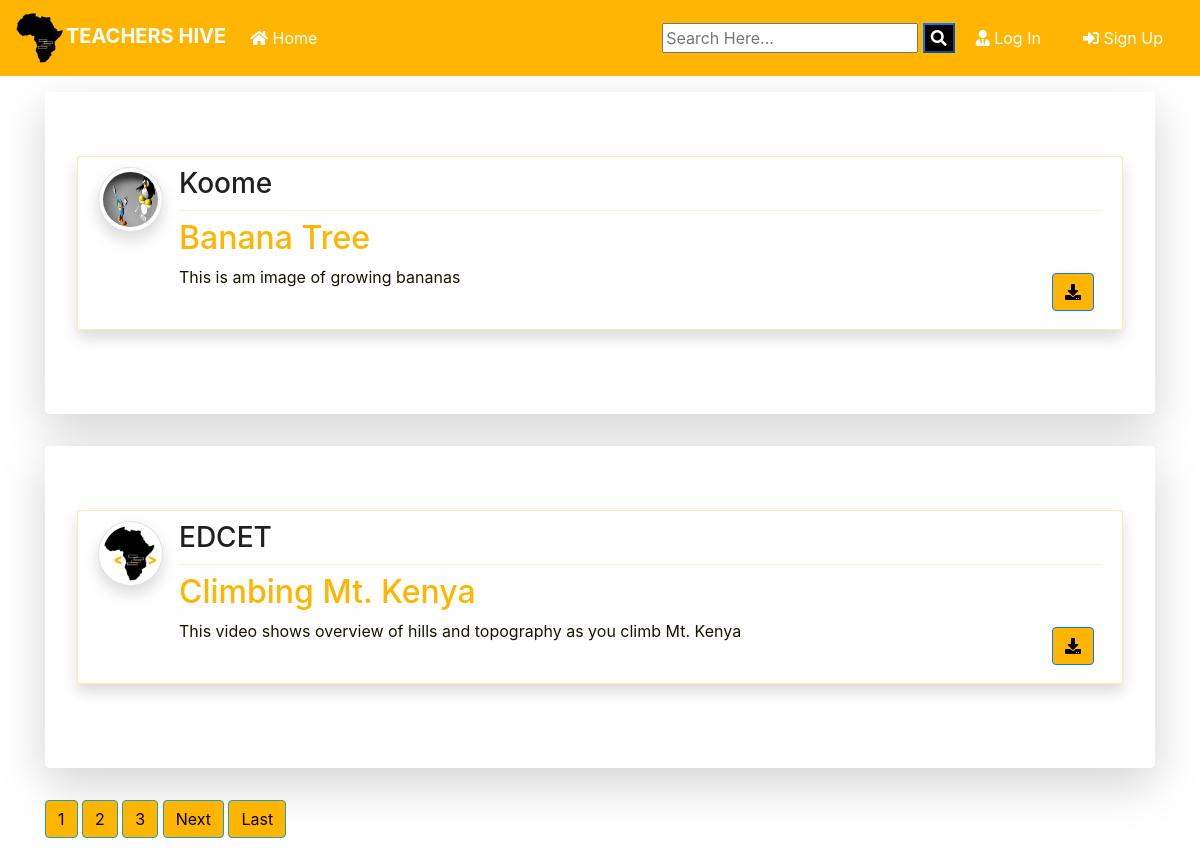
The page / on the database its author committed.
### blog/models.py (models this page shows, shortened)
class Post(models.Model):
	title = models.CharField(max_length=100)
	file = models.FileField(null=True,blank=True,upload_to='Files')
	content = models.TextField()
	date_posted = models.DateTimeField(default=timezone.now)
	author = models.ForeignKey(User, on_delete=models.CASCADE)

### users/models.py (models this page shows, shortened)
class Profile(models.Model):
    user = models.OneToOneField(User, on_delete=models.CASCADE)
    image = models.ImageField(default='default.jpg', upload_to='profile_pics')

### blog/views.py (the view)
# urls.py: path('', PostListView.as_view(), name='blog-home'),
class PostListView(ListView):
    model = Post
    template_name = 'blog/home.html'  # <app>/<model>_<viewtype>.html
    context_object_name = 'posts'
    ordering = ['-date_posted']
    paginate_by = 2

### blog/templates/blog/home.html (shortened to what this page needs)
{% extends "blog/base.html" %}
{% block content %}
    {% for post in posts %}
      <div class="jumbotron mt-3 bg-white shadow-lg">
      <article class="media content-section shadow">
        <a href="{{ post.author.profile.image.url }} " target="_blank"> <img src="{{ post.author.profile.image.url }}  " alt="" class="article-img rounded-circle img-thumbnail img-fluid shadow">
        </a>
        <div class="media-body">
          <div class="article-metadata d-flex justify-content-between">
            <a class="mr-2 " href="{% url 'user-posts' post.author.username  %}"><h3>{{ post.author }}</h3></a>
          </div>
          <h2><a class="article-title text-justify " href="{% url 'post-detail' post.id %}">{{ post.title }}</a></h2>
          <div class="d-flex justify-content-between">
            <p class="article-content text-justify text-truncate overflow-hidden">{{ post.content }}</p>
            {% if post.file %}
          <div class="form-group mt-0 pt-0  m-2">
            <a class="btn btn-outline-primary  btn-d " style="background-color: #ffb502; color: black;" href="{{ post.file.url }}"  download type="submit"><i class="fas fa-download"></i></a>
          </div>
          {% endif %}
          </div>
        </div>
      </article>
      </div>
    {% endfor %}
    {% if is_paginated %}
      {% for num in page_obj.paginator.page_range %}
        {% if page_obj.number == num %}
          <a class="btn btn-info mb-4" style="background-color: #ffb502; color: black;"href="?page={{ num }}">{{ num }}</a>
        {% elif num > page_obj.number|add:'-3' and num < page_obj.number|add:'3' %}
          <a class="btn btn-outline-info mb-4" style="background-color: #ffb502; color: black;"href="?page={{ num }}">{{ num }}</a>
        {% endif %}
      {% endfor %}
      {% if page_obj.has_next %}
        <a class="btn btn-outline-info mb-4" style="background-color: #ffb502; color: black;" href="?page={{ page_obj.next_page_number }}">Next</a>
        <a class="btn btn-outline-info mb-4" style="background-color: #ffb502; color: black;"href="?page={{ page_obj.paginator.num_pages }}">Last</a>
      {% endif %}
    {% endif %}
{% endblock content %}

### blog/static/blog/main.css (style rules this page uses)
body { background: #fff; color: #1b1301; margin-top: 0; }
h1, h2, h3, h4, h5, h6 { color: #070707e5; }
.content-section { background: #ffffff4b; padding: 10px 20px; border: 0.1px solid #ffb3024b; border-radius: 3px; margin-bottom: 20px; }
.article-title { color: #ffb502; }
.article-content { white-space: pre-line; }
.article-img { height: 65px; width: 65px; margin-right: 16px; }
.article-metadata { padding-bottom: 1px; margin-bottom: 4px; border-bottom: 1px solid #ffb30228 }

### rows shown on the page
Post: author.profile.image (picture), author "Koome", title "Banana Tree", content "This is am image of growing bananas"
Post: author.profile.image (picture), author "EDCET", title "Climbing Mt. Kenya", content "This video shows overview of hills and topography as you climb Mt. Kenya"

### other values the page prints
{{ num }} "1"
{{ num }} "2" "3"
